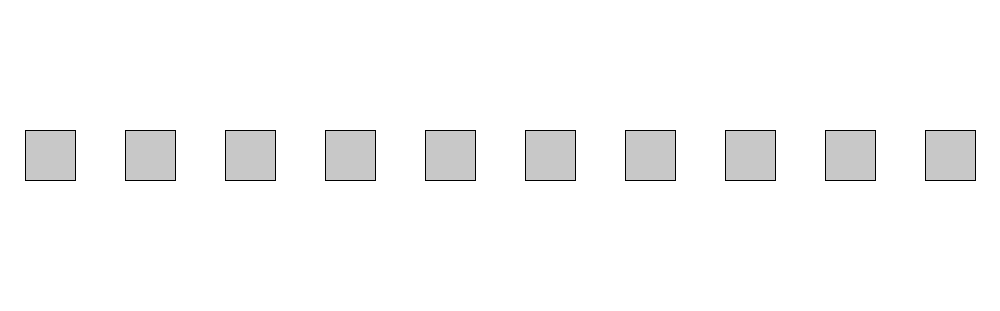
Frame 1 (no input)
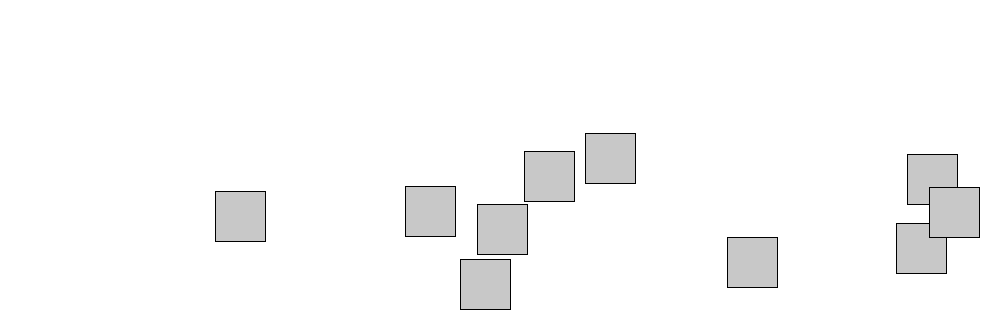
Frame 60 (the mouse pressed at the canvas centre just before this capture)
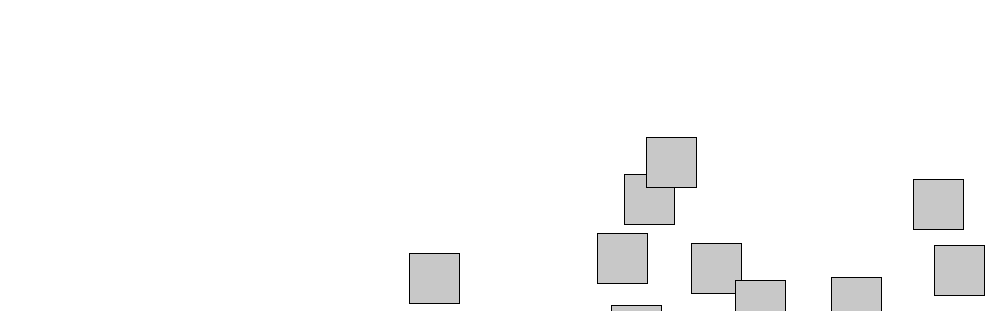
Frame 120 (the mouse held since frame 60 and released just before this capture)

The Processing sketch that drew these frames (run headless with seeded random() and noise(); from frame 60 on, the mouse is pressed at the canvas centre):

// Processing sketch: processing_15868
// ── processing_15868.pde

Button[] button = new Button[10];

void setup(){
  size(1000,311);
  smooth();
  
  for (int i = 0; i < button.length; i++){
    button[i] = new Button(i*100+25,height/2-25,50,50,random(5),random(4));
    
  }
}

void draw(){
  background(255);
  for(int i = 0; i < button.length; i++){
    button[i].display();
    button[i].move();
  }
}
    void mousePressed(){
    for (int i = 0; i < button.length; i++){
      button[i].click(mouseX,mouseY);
      
    }
  }



class Button {
  float x;
  float y;
  float w;
  float h;
  float xSpeed;
  float ySpeed;
  boolean on;
  
  Button(float tempX, float tempY, float tempW, float tempH,float tempxSpeed, float tempySpeed) {
    x = tempX;
    y = tempY;
    w = tempW;
    h = tempH;
    xSpeed = tempxSpeed;
    ySpeed = tempySpeed;
    on = false;
  }
  
  void click(int mx, int my){
    if(mx > x && mx < x + w && my > y && my < y + h){
      on = !on;
    }
  }
  void display(){
    
    if(on){
    fill(0);
    rect(x,y,w,h);
    }else{
    fill(200);
    rect(x,y,w,h);
  }
}

void move(){
  x = x + xSpeed;
  if((x > width) || (x < 0))
  xSpeed = xSpeed *-1;
  y = y + ySpeed;
  if((y > height)|| (y < 0))
  ySpeed = ySpeed *-1;
}
}
